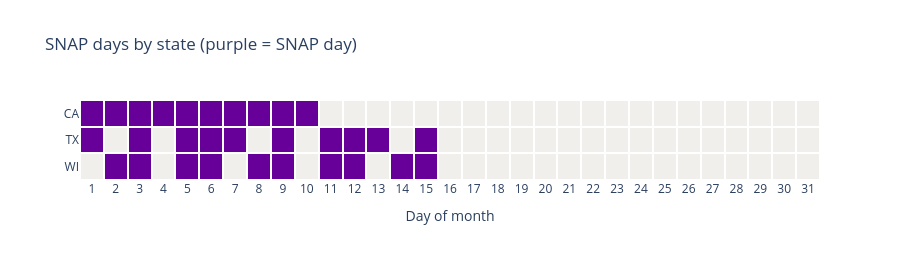

Notebook source saved alongside this figure:
### Markdown cell above
#### 4.3 SNAP days
**สมมติฐาน:** แต่ละรัฐมีวัน SNAP ตายตัวทุกเดือน และร้านได้รับผลเฉพาะ SNAP ของรัฐตัวเอง
จึงรวมเป็นคอลัมน์ `snap` เดียวตามรัฐของร้านได้ และรู้ล่วงหน้าว่าวันในช่วงที่ต้องพยากรณ์เป็น SNAP หรือไม่

**สรุป:** ทุกรัฐมี SNAP 10 วันต่อเดือน ตกวันที่เดิมทุกเดือน และอยู่ในครึ่งแรกของเดือนทั้งหมด
(CA วันที่ 1–10, TX และ WI กระจายในวันที่ 1–15)

**Action:** รวม 3 คอลัมน์เป็น `snap` คอลัมน์เดียว โดยใช้ค่าของรัฐที่ร้านตั้งอยู่ แล้วใช้เป็น feature

- SNAP ย่อมาจาก Supplemental Nutrition Assistance Program
- คือวันที่รัฐบาลสหรัฐฯ จ่ายเงินช่วยเหลือค่าอาหารให้ครอบครัวรายได้น้อย

### Code cell
snap_cols = ["snap_CA", "snap_TX", "snap_WI"]
snap_by_dom = (
    calendar_df.assign(day_of_month=calendar_df["date"].dt.day)
    .groupby("day_of_month")[snap_cols].mean()
    .T.rename(index=lambda c: c.replace("snap_", ""))
)

fig = go.Figure(go.Heatmap(
    z=snap_by_dom.values, x=snap_by_dom.columns, y=snap_by_dom.index,
    colorscale=[[0, "#f0efec"], [1, NEUTRAL]], showscale=False,
    xgap=2, ygap=2,
    hovertemplate="%{y}, day %{x}: %{z:.0%} SNAP<extra></extra>",
))
fig.update_xaxes(dtick=1, title="Day of month", showgrid=False)
fig.update_yaxes(title=None, autorange="reversed", showgrid=False)
fig.update_layout(
    title="SNAP days by state (purple = SNAP day)",
    height=260,
)
fig.show()

### Figure 1 — Plotly figure (JSON) as saved in the notebook; plotly's stock layout.template omitted (floating-point values rounded to 4 significant figures)
{"data": [{"colorscale": [[0, "#f0efec"], [1, "#660099"]], "hovertemplate": "%{y}, day %{x}: %{z:.0%} SNAP<extra></extra>", "showscale": false, "type": "heatmap", "x": [1, 2, 3, 4, 5, 6, 7, 8, 9, 10, 11, 12, 13, 14, 15, 16, 17, 18, 19, 20, 21, 22, 23, 24, 25, 26, 27, 28, 29, 30, 31], "xgap": 2, "y": ["CA", "TX", "WI"], "ygap": 2, "z": [[1.0, 1.0, 1.0, 1.0, 1.0, 1.0, 1.0, 1.0, 1.0, 1.0, 0.0, 0.0, 0.0, 0.0, 0.0, 0.0, 0.0, 0.0, 0.0, 0.0, 0.0, 0.0, 0.0, 0.0, 0.0, 0.0, 0.0, 0.0, 0.0, 0.0, 0.0], [1.0, 0.0, 1.0, 0.0, 1.0, 1.0, 1.0, 0.0, 1.0, 0.0, 1.0, 1.0, 1.0, 0.0, 1.0, 0.0, 0.0, 0.0, 0.0, 0.0, 0.0, 0.0, 0.0, 0.0, 0.0, 0.0, 0.0, 0.0, 0.0, 0.0, 0.0], [0.0, 1.0, 1.0, 0.0, 1.0, 1.0, 0.0, 1.0, 1.0, 0.0, 1.0, 1.0, 0.0, 1.0, 1.0, 0.0, 0.0, 0.0, 0.0, 0.0, 0.0, 0.0, 0.0, 0.0, 0.0, 0.0, 0.0, 0.0, 0.0, 0.0, 0.0]]}], "layout": {"height": 260, "title": {"text": "SNAP days by state (purple = SNAP day)"}, "xaxis": {"dtick": 1, "showgrid": false, "title": {"text": "Day of month"}}, "yaxis": {"autorange": "reversed", "showgrid": false, "title": {}}}}
